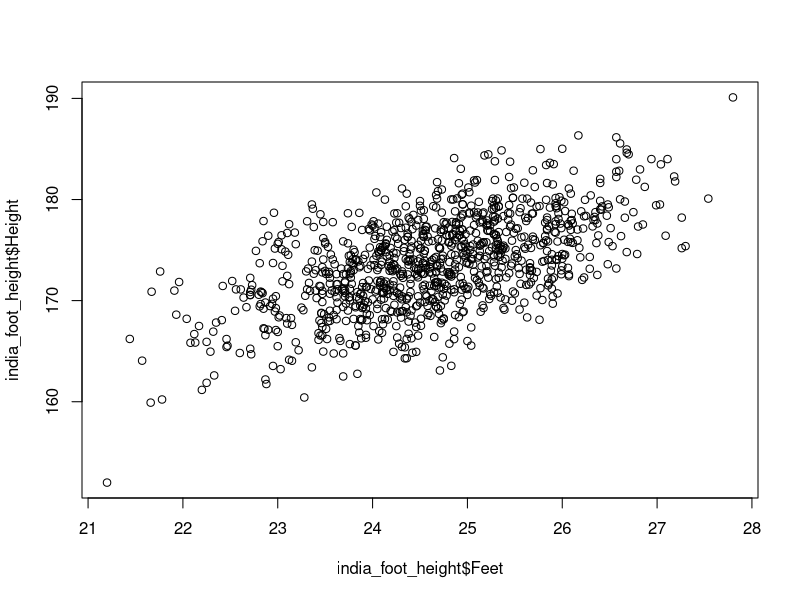

This chart was generated by the following R code:
## ---- chunk 1
knitr::opts_chunk$set(echo = TRUE)
## ---- chunk 2
india_foot_height <- read.table("india_foot_height.dat")
names(india_foot_height)[1:2] <- c("Feet", "Height")
## ---- chunk 3
plot(india_foot_height$Feet, india_foot_height$Height)
## ---- chunk 4
cor(india_foot_height$Feet, india_foot_height$Height)
cor.test(india_foot_height$Feet, india_foot_height$Height)
